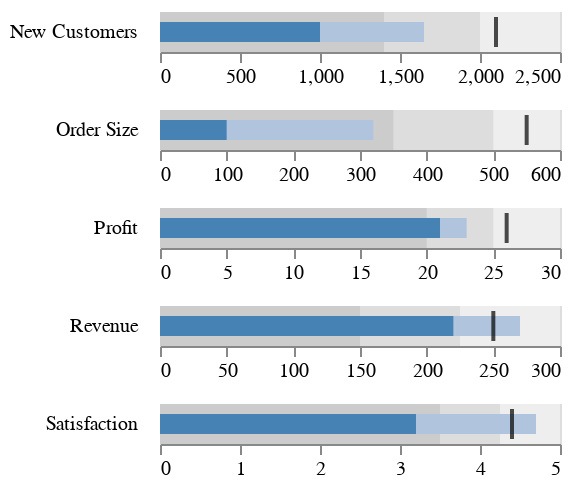

Here is the Vega-Lite specification saved for this chart:
### Vega specification from a JSON file in a GitHub repository (floating-point values rounded to 4 significant figures)
{"$schema": "https://vega.github.io/schema/vega/v5.json", "background": "white", "padding": 5, "data": [{"name": "source_0", "values": [{"title": "Revenue", "subtitle": "US$, in thousands", "ranges": [150, 225, 300], "measures": [220, 270], "markers": [250]}, {"title": "Profit", "subtitle": "%", "ranges": [20, 25, 30], "measures": [21, 23], "markers": [26]}, {"title": "Order Size", "subtitle": "US$, average", "ranges": [350, 500, 600], "measures": [100, 320], "markers": [550]}, {"title": "New Customers", "subtitle": "count", "ranges": [1400, 2000, 2500], "measures": [1000, 1650], "markers": [2100]}, {"title": "Satisfaction", "subtitle": "out of 5", "ranges": [3.5, 4.25, 5], "measures": [3.2, 4.7], "markers": [4.4]}]}, {"name": "data_0", "source": "source_0", "transform": [{"type": "formula", "expr": "datum[\"ranges\"] && datum[\"ranges\"][\"2\"]", "as": "ranges.2"}, {"type": "formula", "expr": "datum[\"ranges\"] && datum[\"ranges\"][\"1\"]", "as": "ranges.1"}, {"type": "formula", "expr": "datum[\"ranges\"] && datum[\"ranges\"][\"0\"]", "as": "ranges.0"}, {"type": "formula", "expr": "datum[\"measures\"] && datum[\"measures\"][\"1\"]", "as": "measures.1"}, {"type": "formula", "expr": "datum[\"measures\"] && datum[\"measures\"][\"0\"]", "as": "measures.0"}, {"type": "formula", "expr": "datum[\"markers\"] && datum[\"markers\"][\"0\"]", "as": "markers.0"}]}, {"name": "row_domain", "source": "data_0", "transform": [{"type": "aggregate", "groupby": ["title"]}]}, {"name": "data_2", "source": "data_0", "transform": [{"type": "stack", "groupby": ["title"], "field": "ranges\\.2", "sort": {"field": [], "order": []}, "as": ["ranges.2._start", "ranges.2._end"], "offset": "zero"}, {"type": "filter", "expr": "isValid(datum[\"ranges.2\"]) && isFinite(+datum[\"ranges.2\"])"}]}, {"name": "data_3", "source": "data_0", "transform": [{"type": "stack", "groupby": ["title"], "field": "ranges\\.1", "sort": {"field": [], "order": []}, "as": ["ranges.1._start", "ranges.1._end"], "offset": "zero"}, {"type": "filter", "expr": "isValid(datum[\"ranges.1\"]) && isFinite(+datum[\"ranges.1\"])"}]}, {"name": "data_4", "source": "data_0", "transform": [{"type": "stack", "groupby": ["title"], "field": "ranges\\.0", "sort": {"field": [], "order": []}, "as": ["ranges.0._start", "ranges.0._end"], "offset": "zero"}, {"type": "filter", "expr": "isValid(datum[\"ranges.0\"]) && isFinite(+datum[\"ranges.0\"])"}]}, {"name": "data_5", "source": "data_0", "transform": [{"type": "stack", "groupby": ["title"], "field": "measures\\.1", "sort": {"field": [], "order": []}, "as": ["measures.1._start", "measures.1._end"], "offset": "zero"}, {"type": "filter", "expr": "isValid(datum[\"measures.1\"]) && isFinite(+datum[\"measures.1\"])"}]}, {"name": "data_6", "source": "data_0", "transform": [{"type": "stack", "groupby": ["title"], "field": "measures\\.0", "sort": {"field": [], "order": []}, "as": ["measures.0._start", "measures.0._end"], "offset": "zero"}, {"type": "filter", "expr": "isValid(datum[\"measures.0\"]) && isFinite(+datum[\"measures.0\"])"}]}, {"name": "data_7", "source": "data_0", "transform": [{"type": "filter", "expr": "isValid(datum[\"markers.0\"]) && isFinite(+datum[\"markers.0\"])"}]}], "signals": [{"name": "child_width", "value": 200}, {"name": "child_height", "value": 20}], "layout": {"padding": 10, "columns": 1, "bounds": "full", "align": "all"}, "marks": [{"name": "row_header", "type": "group", "role": "row-header", "from": {"data": "row_domain"}, "sort": {"field": "datum[\"title\"]", "order": "ascending"}, "title": {"text": {"signal": "isValid(parent[\"title\"]) ? parent[\"title\"] : \"\"+parent[\"title\"]"}, "orient": "left", "style": "guide-label", "frame": "group", "baseline": "middle", "align": "left", "angle": 0, "offset": 10}, "encode": {"update": {"height": {"signal": "child_height"}}}}, {"name": "cell", "type": "group", "style": "cell", "from": {"facet": {"name": "facet", "data": "data_0", "groupby": ["title"]}}, "sort": {"field": ["datum[\"title\"]"], "order": ["ascending"]}, "data": [{"source": "facet", "name": "data_0", "transform": [{"type": "stack", "groupby": [], "field": "ranges\\.2", "sort": {"field": [], "order": []}, "as": ["ranges.2._start", "ranges.2._end"], "offset": "zero"}, {"type": "filter", "expr": "isValid(datum[\"ranges.2\"]) && isFinite(+datum[\"ranges.2\"])"}]}, {"source": "facet", "name": "data_1", "transform": [{"type": "stack", "groupby": [], "field": "ranges\\.1", "sort": {"field": [], "order": []}, "as": ["ranges.1._start", "ranges.1._end"], "offset": "zero"}, {"type": "filter", "expr": "isValid(datum[\"ranges.1\"]) && isFinite(+datum[\"ranges.1\"])"}]}, {"source": "facet", "name": "data_2", "transform": [{"type": "stack", "groupby": [], "field": "ranges\\.0", "sort": {"field": [], "order": []}, "as": ["ranges.0._start", "ranges.0._end"], "offset": "zero"}, {"type": "filter", "expr": "isValid(datum[\"ranges.0\"]) && isFinite(+datum[\"ranges.0\"])"}]}, {"source": "facet", "name": "data_3", "transform": [{"type": "stack", "groupby": [], "field": "measures\\.1", "sort": {"field": [], "order": []}, "as": ["measures.1._start", "measures.1._end"], "offset": "zero"}, {"type": "filter", "expr": "isValid(datum[\"measures.1\"]) && isFinite(+datum[\"measures.1\"])"}]}, {"source": "facet", "name": "data_4", "transform": [{"type": "stack", "groupby": [], "field": "measures\\.0", "sort": {"field": [], "order": []}, "as": ["measures.0._start", "measures.0._end"], "offset": "zero"}, {"type": "filter", "expr": "isValid(datum[\"measures.0\"]) && isFinite(+datum[\"measures.0\"])"}]}, {"source": "facet", "name": "data_5", "transform": [{"type": "filter", "expr": "isValid(datum[\"markers.0\"]) && isFinite(+datum[\"markers.0\"])"}]}], "encode": {"update": {"width": {"signal": "child_width"}, "height": {"signal": "child_height"}}}, "signals": [{"name": "height", "update": "child_height"}], "marks": [{"name": "child_layer_0_marks", "type": "rect", "style": ["bar"], "from": {"data": "data_0"}, "encode": {"update": {"fill": {"value": "#eee"}, "ariaRoleDescription": {"value": "bar"}, "description": {"signal": "\"ranges[2]: \" + (format(datum[\"ranges.2\"], \"\"))"}, "x": {"scale": "child_x", "field": "ranges\\.2\\._end"}, "x2": {"scale": "child_x", "field": "ranges\\.2\\._start"}, "yc": {"signal": "child_height", "mult": 0.5}, "height": {"signal": "1 * height"}}}}, {"name": "child_layer_1_marks", "type": "rect", "style": ["bar"], "from": {"data": "data_1"}, "encode": {"update": {"fill": {"value": "#ddd"}, "ariaRoleDescription": {"value": "bar"}, "description": {"signal": "\"ranges[1]: \" + (format(datum[\"ranges.1\"], \"\"))"}, "x": {"scale": "child_x", "field": "ranges\\.1\\._end"}, "x2": {"scale": "child_x", "field": "ranges\\.1\\._start"}, "yc": {"signal": "child_height", "mult": 0.5}, "height": {"signal": "1 * height"}}}}, {"name": "child_layer_2_marks", "type": "rect", "style": ["bar"], "from": {"data": "data_2"}, "encode": {"update": {"fill": {"value": "#ccc"}, "ariaRoleDescription": {"value": "bar"}, "description": {"signal": "\"ranges[0]: \" + (format(datum[\"ranges.0\"], \"\"))"}, "x": {"scale": "child_x", "field": "ranges\\.0\\._end"}, "x2": {"scale": "child_x", "field": "ranges\\.0\\._start"}, "yc": {"signal": "child_height", "mult": 0.5}, "height": {"signal": "1 * height"}}}}, {"name": "child_layer_3_marks", "type": "rect", "style": ["bar"], "from": {"data": "data_3"}, "encode": {"update": {"fill": {"value": "lightsteelblue"}, "ariaRoleDescription": {"value": "bar"}, "description": {"signal": "\"measures[1]: \" + (format(datum[\"measures.1\"], \"\"))"}, "x": {"scale": "child_x", "field": "measures\\.1\\._end"}, "x2": {"scale": "child_x", "field": "measures\\.1\\._start"}, "yc": {"signal": "child_height", "mult": 0.5}, "height": {"value": 10}}}}, {"name": "child_layer_4_marks", "type": "rect", "style": ["bar"], "from": {"data": "data_4"}, "encode": {"update": {"fill": {"value": "steelblue"}, "ariaRoleDescription": {"value": "bar"}, "description": {"signal": "\"measures[0]: \" + (format(datum[\"measures.0\"], \"\"))"}, "x": {"scale": "child_x", "field": "measures\\.0\\._end"}, "x2": {"scale": "child_x", "field": "measures\\.0\\._start"}, "yc": {"signal": "child_height", "mult": 0.5}, "height": {"value": 10}}}}, {"name": "child_layer_5_marks", "type": "rect", "style": ["tick"], "from": {"data": "data_5"}, "encode": {"update": {"opacity": {"value": 0.7}, "fill": {"value": "black"}, "ariaRoleDescription": {"value": "tick"}, "description": {"signal": "\"markers[0]: \" + (format(datum[\"markers.0\"], \"\"))"}, "yc": {"signal": "child_height", "mult": 0.5}, "height": {"signal": "0.75 * height"}, "xc": {"scale": "child_x", "field": "markers\\.0"}, "width": {"value": 2}}}}], "scales": [{"name": "child_x", "type": "linear", "domain": {"fields": [{"data": "data_0", "field": "ranges\\.2\\._start"}, {"data": "data_0", "field": "ranges\\.2\\._end"}, {"data": "data_1", "field": "ranges\\.1\\._start"}, {"data": "data_1", "field": "ranges\\.1\\._end"}, {"data": "data_2", "field": "ranges\\.0\\._start"}, {"data": "data_2", "field": "ranges\\.0\\._end"}, {"data": "data_3", "field": "measures\\.1\\._start"}, {"data": "data_3", "field": "measures\\.1\\._end"}, {"data": "data_4", "field": "measures\\.0\\._start"}, {"data": "data_4", "field": "measures\\.0\\._end"}, {"data": "data_5", "field": "markers\\.0"}]}, "range": [0, {"signal": "child_width"}], "nice": false, "zero": true}], "axes": [{"scale": "child_x", "orient": "bottom", "grid": true, "tickCount": {"signal": "ceil(child_width/40)"}, "domain": false, "labels": false, "aria": false, "maxExtent": 0, "minExtent": 0, "ticks": false, "zindex": 0}, {"scale": "child_x", "orient": "bottom", "grid": false, "labelFlush": true, "labelOverlap": true, "tickCount": {"signal": "ceil(child_width/40)"}, "zindex": 0}]}]}
